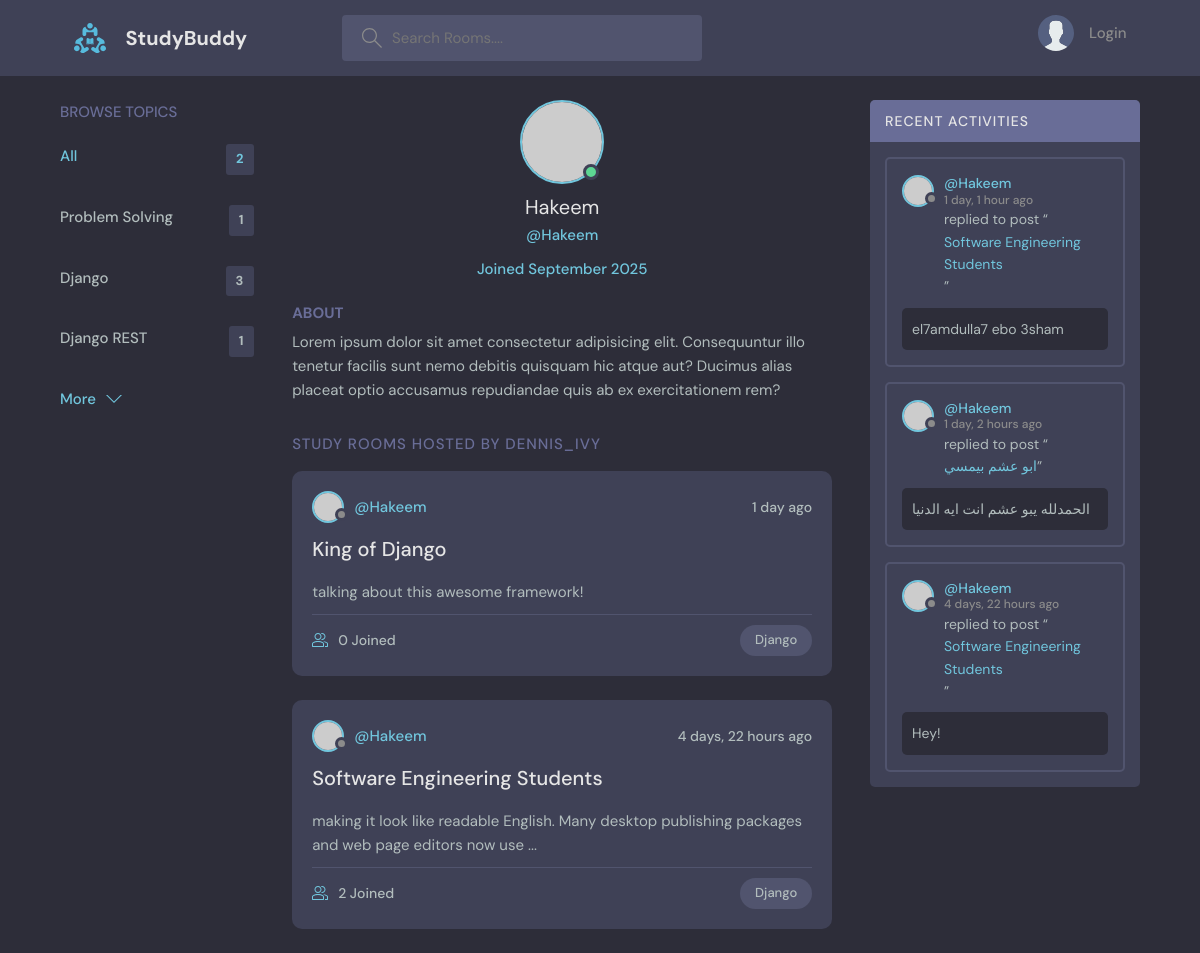
/profile/1/, run on an earlier commit of the app's database.
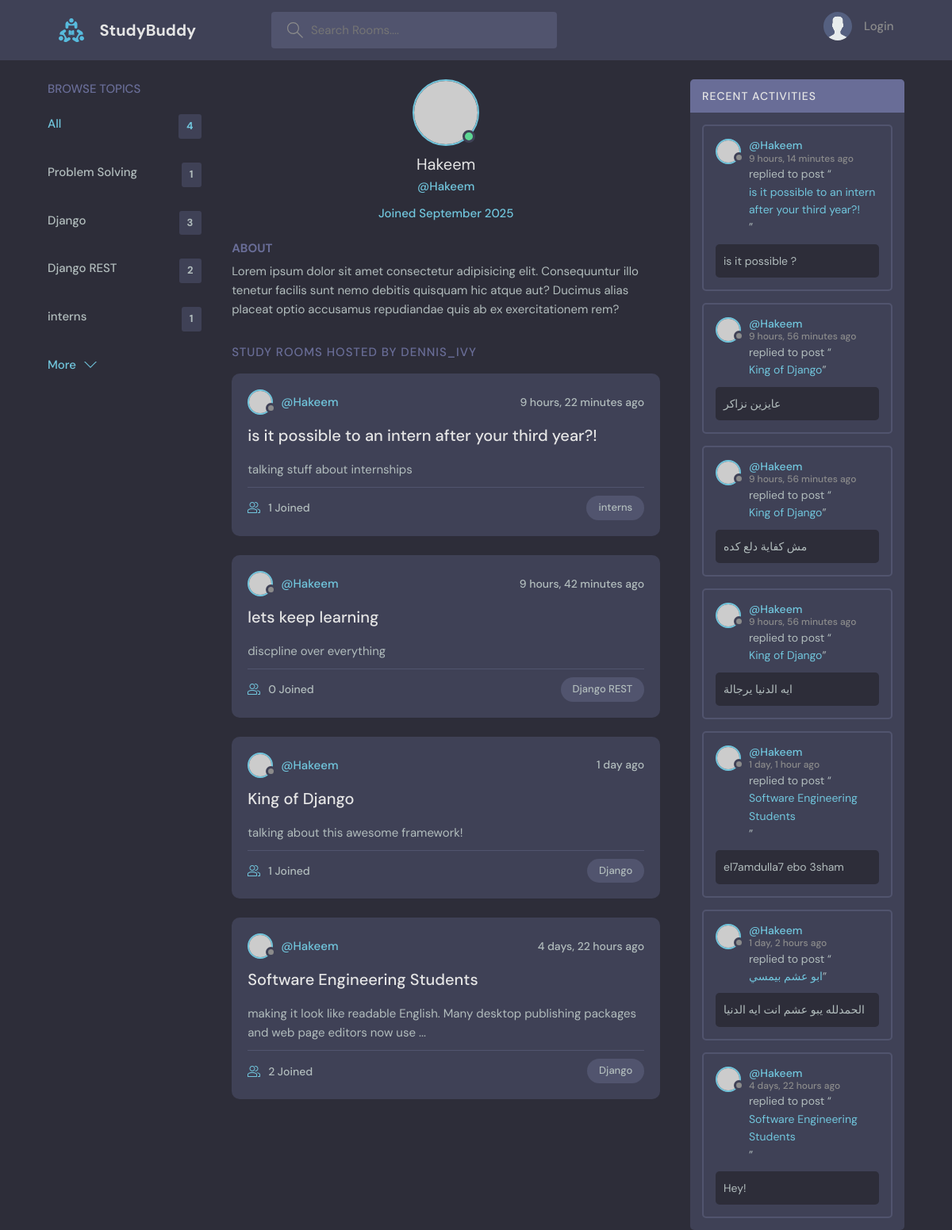
And on a later commit of the database.
### base/models.py (models this page shows, shortened)
class Topic(models.Model):
    name = models.CharField(max_length=200)

class Room(models.Model):
    host = models.ForeignKey(User, on_delete=models.SET_NULL, null=True)
    topic = models.ForeignKey(Topic, on_delete = models.SET_NULL, null = True)
    name = models.CharField(max_length=200)
    description = models.TextField(null = True, blank = True)
    participants = models.ManyToManyField(User, related_name='participants', blank=True)
    updated = models.DateTimeField(auto_now=True)
    created = models.DateTimeField(auto_now_add=True)
    class Meta:
        ordering = ['-updated', '-created']
    def __str__(self):
        return self.name

class Message(models.Model):
    user = models.ForeignKey(User, on_delete=models.CASCADE)
    room = models.ForeignKey(Room, on_delete=models.CASCADE)
    body = models.TextField()
    updated = models.DateTimeField(auto_now=True)
    created = models.DateTimeField(auto_now_add=True)
    class Meta:
        ordering = ['-updated', '-created']

### base/views.py (the view)
# urls.py: path('profile/<str:pk>/', views.userProfile, name="user-profile"),
def userProfile(request, pk):
    user = User.objects.get(id=pk)
    rooms = user.room_set.all()
    room_messages = user.message_set.all()
    topics = Topic.objects.all()
    context = {'user': user, 'rooms': rooms, 'room_messages': room_messages, 'topics': topics}
    return render(request, 'base/profile.html', context)

### base/templates/base/profile.html (shortened to what this page needs)
{% extends 'main.html' %}
{% block content %}
<main class="profile-page layout layout--3">
    <div class="container">
        {% include 'base/topics_component.html'%}
      <div class="roomList">
        <div class="profile">
          <div class="profile__avatar">
            <div class="avatar avatar--large active">
              <img src="https://randomuser.me/api/portraits/men/11.jpg" />
            </div>
          </div>
          <div class="profile__info">
            <h3>{{user.username}}</h3>
            <p>@{{user.username}}</p>
            <p>Joined {{user.date_joined|date:"F Y"}}</p>
          </div>
          <div class="profile__about">
            <h3>About</h3>
            <p>
              Lorem ipsum dolor sit amet consectetur adipisicing elit. Consequuntur illo tenetur
              facilis sunt nemo debitis quisquam hic atque aut? Ducimus alias placeat optio
              accusamus repudiandae quis ab ex exercitationem rem?
            </p>
          </div>
        </div>
        <div class="roomList__header">
          <div>
            <h2>Study Rooms Hosted by dennis_ivy</a>
            </h2>
          </div>
        </div>
        {% include 'base/feed_component.html'%}
      </div>
        {% include 'base/activity_component.html'%}
    </div>
</main>
{% endblock %}

### templates/main.html (shortened to what this page needs)
<!DOCTYPE html>
{% load static %}
<html lang="en">
  <head>
    <link rel="stylesheet" href="{% static 'styles/style.css' %}" />
  </head>
  <body>
    {% include 'navbar.html' %}
    {% block content %}
    {% endblock %}
  </body>
</html>

### templates/navbar.html (shortened to what this page needs)
{% load static %}
<header class="header header--loggedIn">
      <div class="container">
        <a href="{% url 'home' %}" class="header__logo">
          <img src="{% static 'images/logo.svg' %}" />
          <h1>StudyBuddy</h1>
        </a>
        <form class="header__search" method = "GET" action="{% url 'home' %}">
          <label>
            <input type="text" placeholder="Search Rooms...." name="q" />
          </label>
        </form>
        <nav class="header__menu">
        {% if request.user.is_authenticated %}
          <div class="header__user">
            <a href="{% url 'user-profile' request.user.id %}">
              <div class="avatar avatar--medium active">
                <img src="https://randomuser.me/api/portraits/men/37.jpg" />
              </div>
              <p>{{request.user.username}} <span>@{{request.user.username}}</span></p>
            </a>
            <button class="dropdown-button">
              <svg version="1.1" xmlns="http://www.w3.org/2000/svg" width="32" height="32" viewBox="0 0 32 32">
                <title>chevron-down</title>
                <path d="M16 21l-13-13h-3l16 16 16-16h-3l-13 13z"></path>
              </svg>
            </button>
          </div>
          {% else %}
        <a href="{% url 'Login' %}">
            <img src="{% static 'images/avatar.svg' %}" />
            <p>Login</p>
        </a>
        {% endif %}
        </nav>
      </div>
    </header>

### base/templates/base/topics_component.html
        <div class="topics">
          <div class="topics__header">
            <h2>Browse Topics</h2>
          </div>
          <ul class="topics__list">
            <li>
              <a href="{% url 'home'%}" class="active">All <span>{{rooms.count}}</span></a>
            </li>
            {% for topic in topics %}
            <li>
              <a href="{% url 'home'%}?q={{topic.name}}">{{topic.name}} <span>{{topic.room_set.all.count}} </span></a>
            </li>
            {% endfor %}
          </ul>
          <a class="btn btn--link" href="topics.html">
            More
            <svg version="1.1" xmlns="http://www.w3.org/2000/svg" width="32" height="32" viewBox="0 0 32 32">
              <title>chevron-down</title>
              <path d="M16 21l-13-13h-3l16 16 16-16h-3l-13 13z"></path>
            </svg>
          </a>
        </div>

### base/templates/base/feed_component.html (shortened to what this page needs)
{% for room in rooms %}
    <div class="roomListRoom">
            <div class="roomListRoom__header">
              <a href="{% url 'user-profile' room.host.id %}" class="roomListRoom__author">
                <div class="avatar avatar--small">
                  <img src="https://randomuser.me/api/portraits/women/11.jpg" />
                </div>
                <span>@{{room.host.username}}</span>
              </a>
              <div class="roomListRoom__actions">
                <span>{{ room.created|timesince}} ago</span>
              </div>
            </div>
            <div class="roomListRoom__content">
              <a href="{% url 'room' room.id %}">{{room.name}}</a>
              <p>
                {{room.description|slice:":100"}}{% if room.description|length > 100 %}...{% endif %}
              </p>
            </div>
            <div class="roomListRoom__meta">
              <a href="{% url 'room' room.id %}" class="roomListRoom__joined">
                {{room.participants.all.count}} Joined
              </a>
              <p class="roomListRoom__topic">{{room.topic.name}}</p>
            </div>
    </div>
{% endfor %}

### base/templates/base/activity_component.html (shortened to what this page needs)
        <div class="activities">
          <div class="activities__header">
            <h2>Recent Activities</h2>
          </div>
          {% for message in room_messages %}
          <div class="activities__box">
            <div class="activities__boxHeader roomListRoom__header">
              <a href="{% url 'user-profile' message.user.id %}" class="roomListRoom__author">
                <div class="avatar avatar--small">
                  <img src="https://randomuser.me/api/portraits/women/11.jpg" />
                </div>
                <p>
                  @{{message.user}}
                  <span>{{message.created|timesince}} ago</span>
                </p>
              </a>
            </div>
            <div class="activities__boxContent">
              <p>replied to post “<a href="{% url 'room' message.room.id %}">{{message.room}}</a>”</p>
              <div class="activities__boxRoomContent">
               {{message.body|slice:":100"}}{% if message.body|length > 100 %}...{% endif %}
              </div>
            </div>
          </div>
          {% endfor %}
        </div>

What changed in the data, as far as the page shows it:
computed for Topic "Django REST": room_set.all.count "1" → "2"
added Topic: name "interns", room_set.all.count "1"
added Room: host.username "Hakeem", created "9 hours, 22 minutes", name "is it possible to an intern after your third year?!", description "talking stuff about internships", participants.all.count "1", topic.name "interns"
added Room: host.username "Hakeem", created "9 hours, 42 minutes", name "lets keep learning", description "discpline over everything", participants.all.count "0", topic.name "Django REST"
computed for Room "King of Django": participants.all.count "0" → "1"
added Message: user "Hakeem", created "9 hours, 14 minutes", room "is it possible to an intern after your third year?!", body "is it possible ?"
added Message: user "Hakeem", created "9 hours, 56 minutes", room "King of Django", body "عايزين نزاكر"
added Message: user "Hakeem", created "9 hours, 56 minutes", room "King of Django", body "مش كفاية دلع كده"
added Message: user "Hakeem", created "9 hours, 56 minutes", room "King of Django", body "ايه الدنيا يرجالة"
Also different on the page:
{{ rooms.count }}: "2" → "4"
